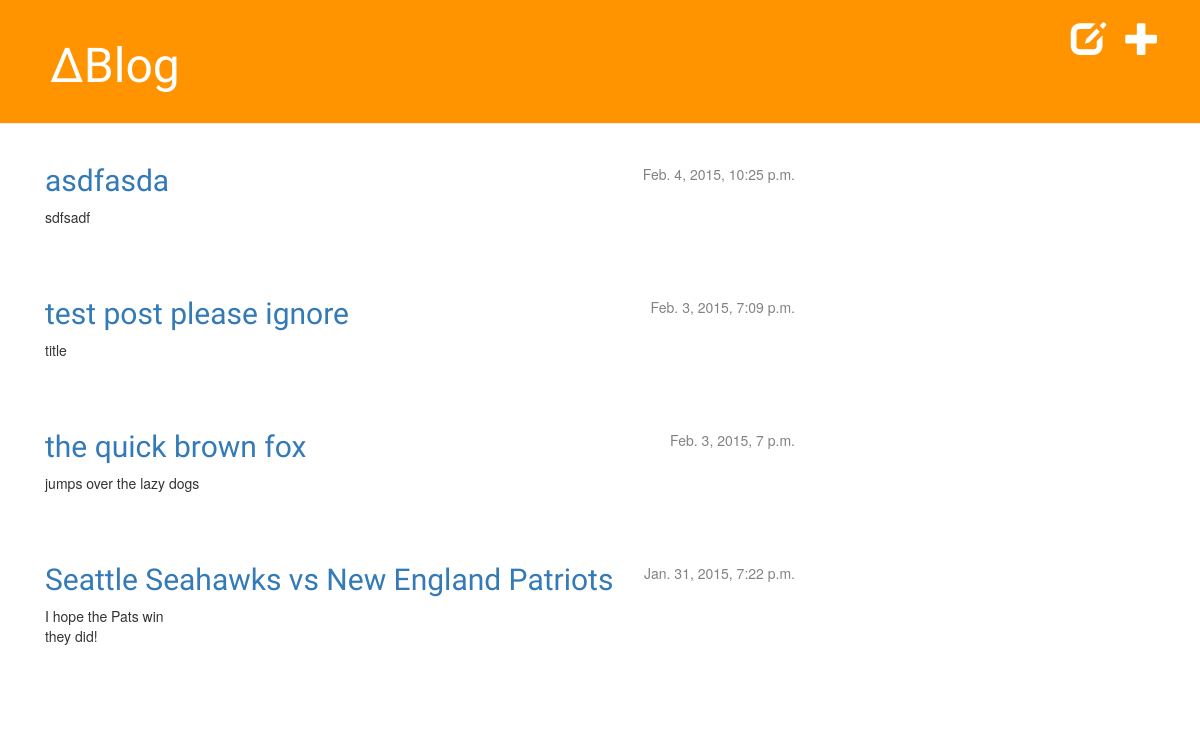
/, run on an earlier commit of the app's database.
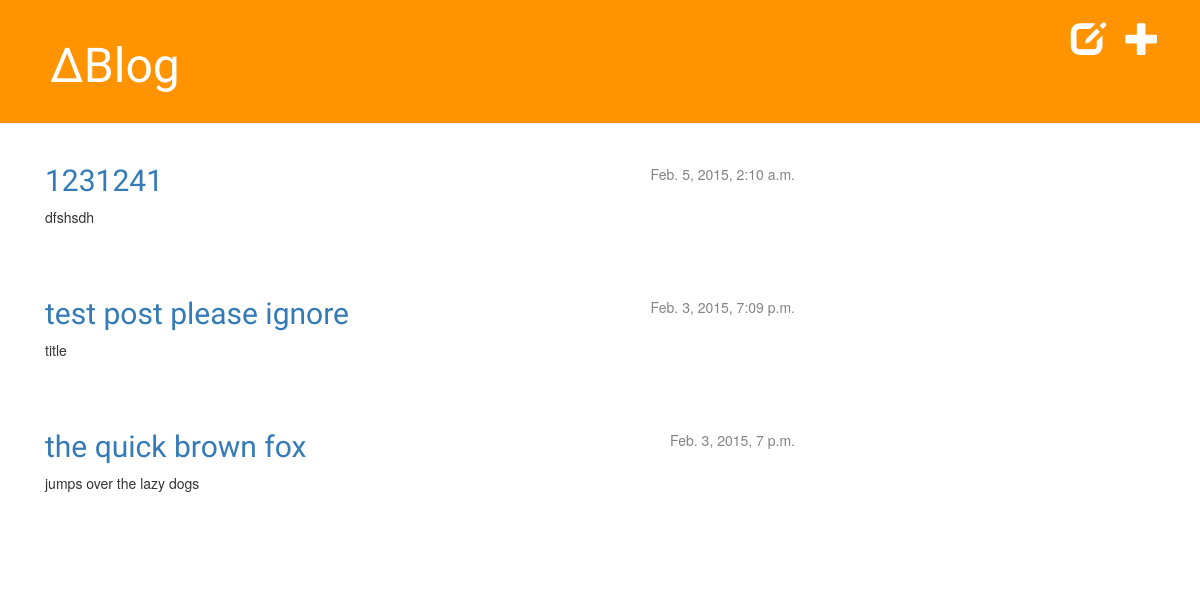
And on a later commit of the database.
### deltablog_app/models.py (models this page shows, shortened)
class Post(models.Model):
    author = models.ForeignKey('auth.User')
    title = models.CharField(max_length=200)
    text = models.TextField()
    created_date = models.DateTimeField(default=timezone.now)
    published_date = models.DateTimeField(blank=True, null=True)
    image = models.FileField(upload_to='documents/%Y/%m/%d', null=True, blank=True)
    class Meta:
        ordering = ["-published_date"]

### deltablog_app/views.py (the view)
# urls.py: url(r'^$', views.post_list),
def post_list(request):
    posts = Post.objects.filter(published_date__isnull=False).order_by('-published_date')
    return render(request, 'deltablog_app/post_list.html', {'posts': posts})

### deltablog_app/templates/deltablog_app/post_list.html
{% extends 'deltablog_app/base.html' %}
{% block content %}
    {% for post in posts %}
        <div class="post">
            <div class="date">
                {{ post.published_date }}
            </div>
            <h2><a href="{% url 'deltablog_app.views.post_detail' pk=post.pk %}">{{ post.title }}</a></h2>
            <p>{{ post.text|linebreaks }}</p>
        </div>
    {% endfor %}
{% endblock content %}

What changed in the data, as far as the page shows it:
removed Post: published_date "Feb. 4, 2015, 10:25 p.m.", title "asdfasda", text "sdfsadf"
removed Post: published_date "Jan. 31, 2015, 7:22 p.m.", title "Seattle Seahawks vs New England Patriots", text "I hope the Pats win they did!"
added Post: published_date "Feb. 5, 2015, 2:10 a.m.", title "1231241", text "dfshsdh"
